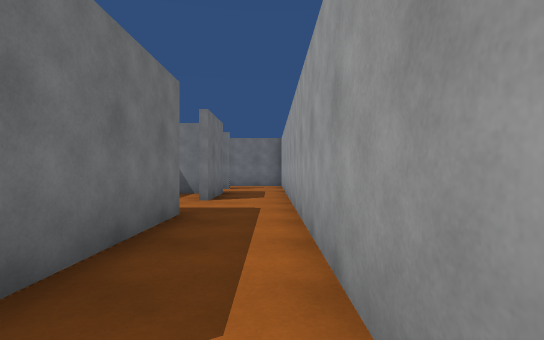
View 1 (above)

22 first-person views from a walk through a Unity game level. The camera is 1.2 m above the floor, looks level and sees 85° across. The floor is counted in squares, 1.8 m on a side. Each view is taken from the middle of a square. On the plan, view 1 faces up. The plan holds only what a view shows up to about 10 squares ahead; the rest is blank. The place goes on beyond the plan. The player character is not drawn.

View 2
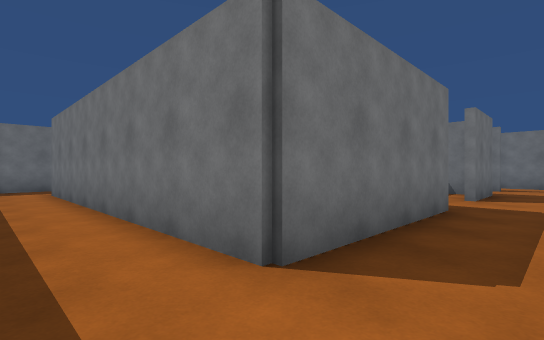

View 3
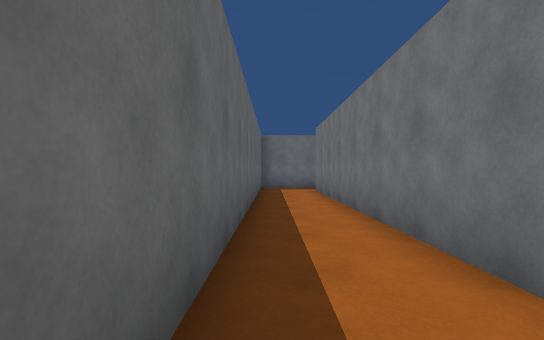

View 4
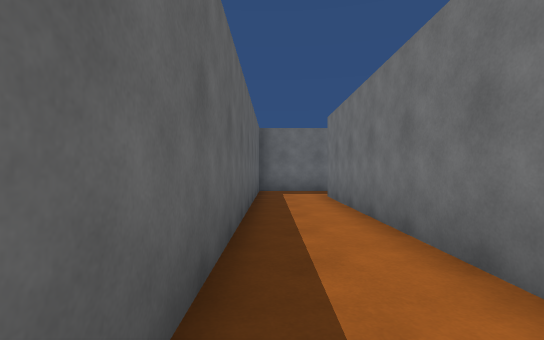

View 5
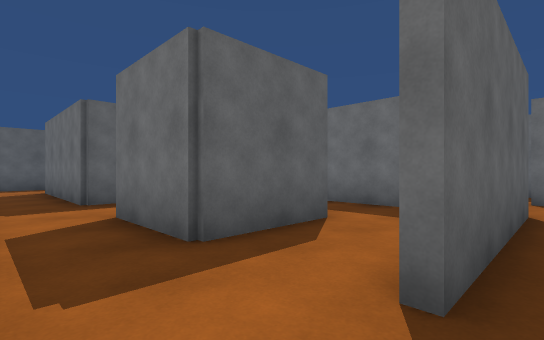

View 6
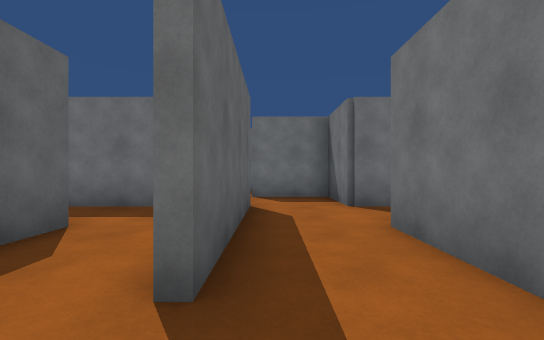

View 7
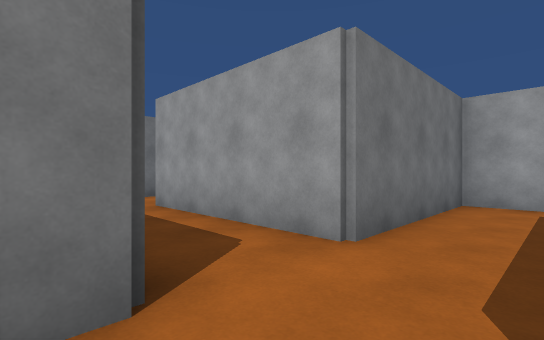

View 8
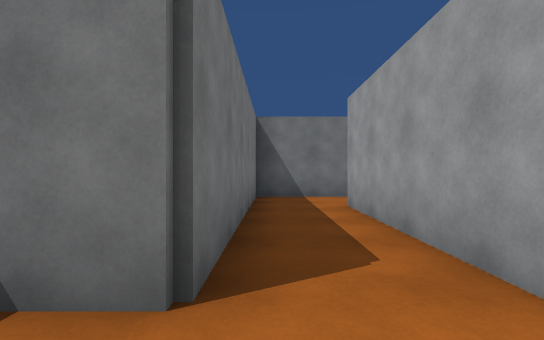

View 9
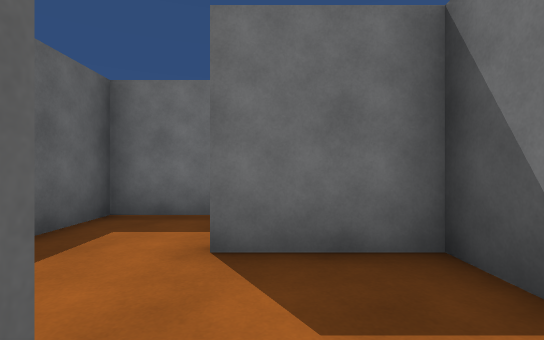

View 10
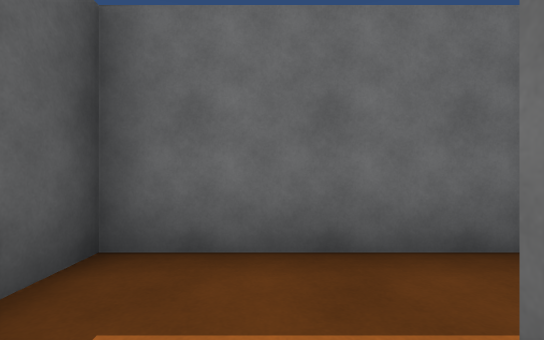

View 11
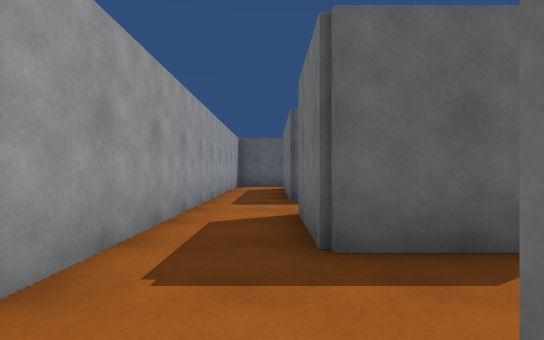

View 12
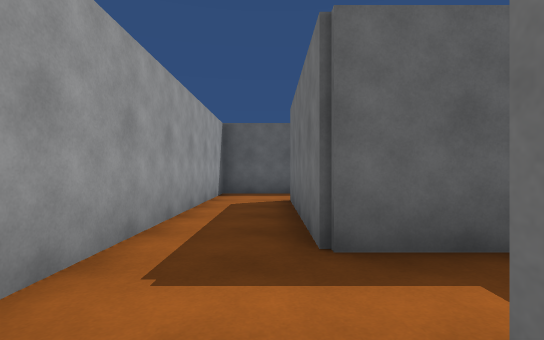

View 13
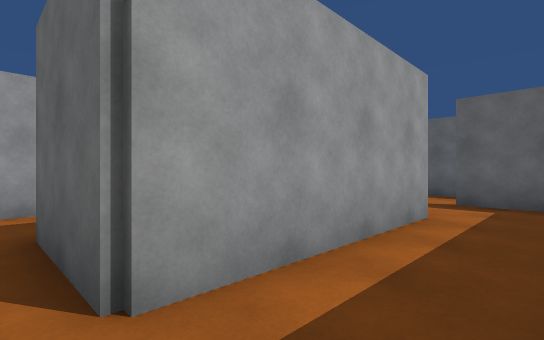

View 14
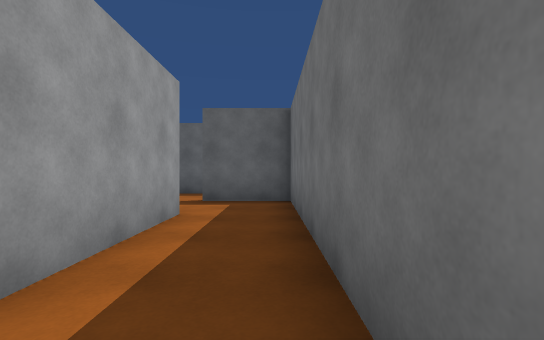

View 15
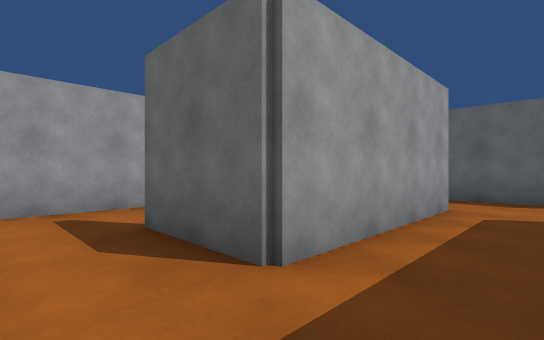

View 16
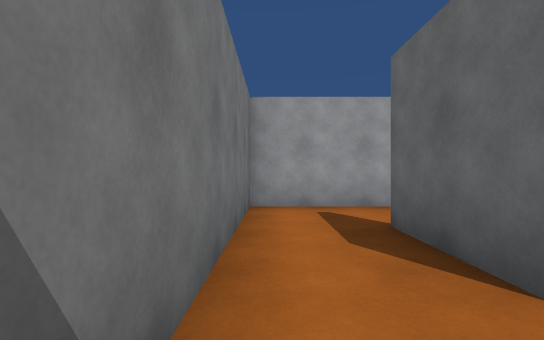

View 17
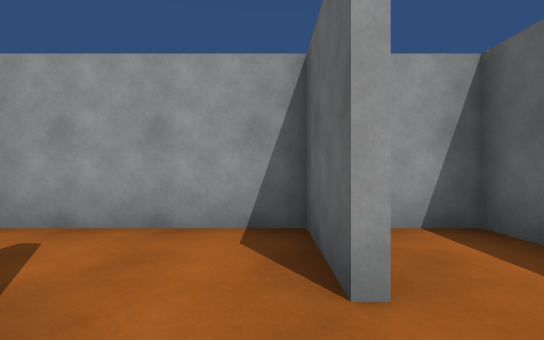

View 18
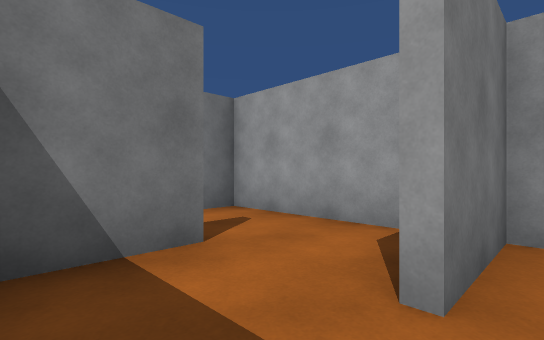

View 19
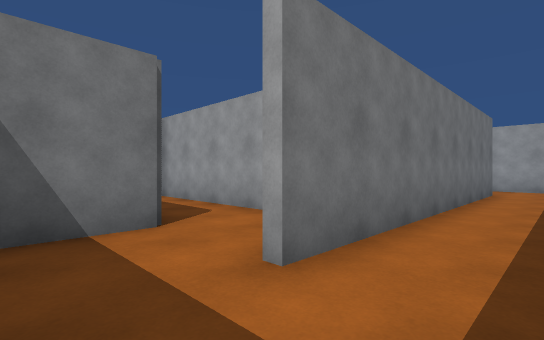

View 20
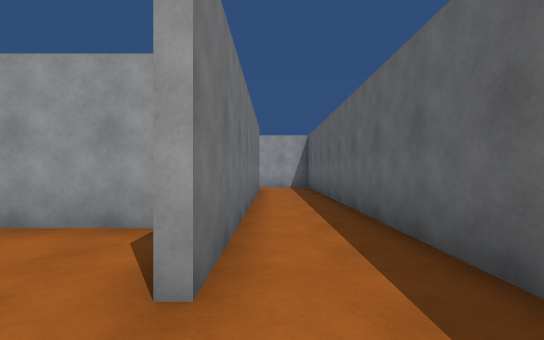

View 21
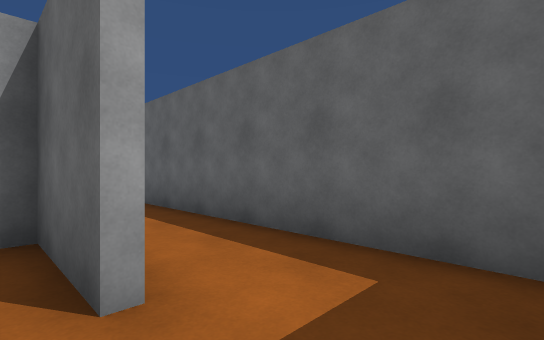

View 22
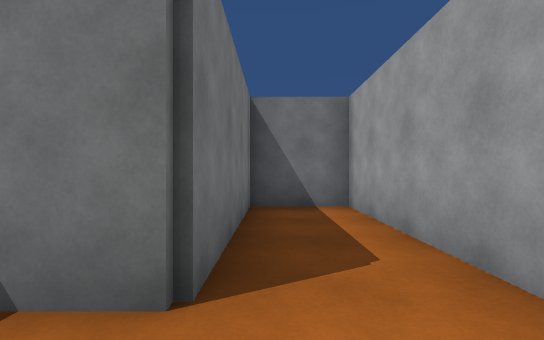

### Floor plan
Ten units are one square. View 1 is at (0, 0); x grows to the right and y downward. Boxes are objects, and circles mark ways between rooms. Rooms are numbered by the first view taken in them; rooms with no view inside come last. Other rooms are left out.
<svg viewBox="-119 -189 129 208">
<path fill="none" stroke="#000" d="M-30 -46 -14 -46 -14 -4M-16 14 4 14 4 -65M-95 -6 -76 -6 -76 -16M-94 -24 -109 -24M-114 -9 -114 14 -16 14M-14 -4 -95 -4M-55 -106 -15 -106M5 -124 -36 -124 -36 -166M4 -105 4 -120M-54 -166 -54 -124M-94 -121 -94 -86 -80 -86M-54 -124 -74 -124 -74 -105M-36 -86 -14 -86 -14 -65M4 -65 4 -105M-36 -166 -15 -166M4 -154 4 -184 -55 -184M-54 -181 -54 -166M-15 -146 5 -146M-4 -126 5 -126M-15 -164 -30 -164M5 -144 -15 -144M4 -120 4 -154M-36 -45 -36 -86M-54 -89 -54 -26 -35 -26M-76 -16 -76 -64 -94 -64 -94 -24"/>
<circle cx="-20" cy="10" r="3" fill="#2a7"/>
<circle cx="-5" cy="-75" r="3" fill="#2a7"/>
<circle cx="-90" cy="-10" r="3" fill="#2a7"/>
<circle cx="-60" cy="-110" r="3" fill="#2a7"/>
<circle cx="-5" cy="-100" r="3" fill="#2a7"/>
<circle cx="-50" cy="-160" r="3" fill="#2a7"/>
<circle cx="-50" cy="-80" r="3" fill="#2a7"/>
<circle cx="-5" cy="-160" r="3" fill="#2a7"/>
<text x="-10" y="-30">1</text>
<text x="-80" y="10">2</text>
<text x="-40" y="-120">3</text>
<text x="-80" y="-100">4</text>
<text x="-20" y="-90">5</text>
<text x="-20" y="-170">6</text>
<text x="-20" y="-140">7</text>
<text x="-50" y="-50">8</text>
<text x="-90" y="-40">9</text>
</svg>
Room 1 opens to room 2. Room 1 opens to room 5. Room 2 opens to room 9. Room 3 opens to room 4. Room 3 opens to room 5. Room 3 opens to room 6. Room 5 opens to room 8. Room 6 opens to room 7.

Where each view was taken, in squares from view 1:
view 1: 0 up, 0 right, facing up
view 2: 1 down, 0 right, facing up-left
view 3: 1 down, 0 right, facing left
view 4: 1 down, 2 left, facing left
view 5: 11 up, 0 right, facing down-left
view 6: 11 up, 0 right, facing left
view 7: 11 up, 6 left, facing up-right
view 8: 11 up, 5 left, facing up
view 9: 11 up, 5 left, facing left
view 10: 10 up, 7 left, facing left
view 11: 11 up, 1 left, facing down
view 12: 7 up, 1 left, facing down
view 13: 9 up, 5 left, facing down-right
view 14: 9 up, 5 left, facing down
view 15: 18 up, 5 left, facing down-right
view 16: 18 up, 5 left, facing right
view 17: 15 up, 3 left, facing right
view 18: 14 up, 3 left, facing up-right
view 19: 1 down, 11 left, facing up-right
view 20: 0 up, 11 left, facing right
view 21: 1 up, 11 left, facing down-right
view 22: 1 up, 9 left, facing up
